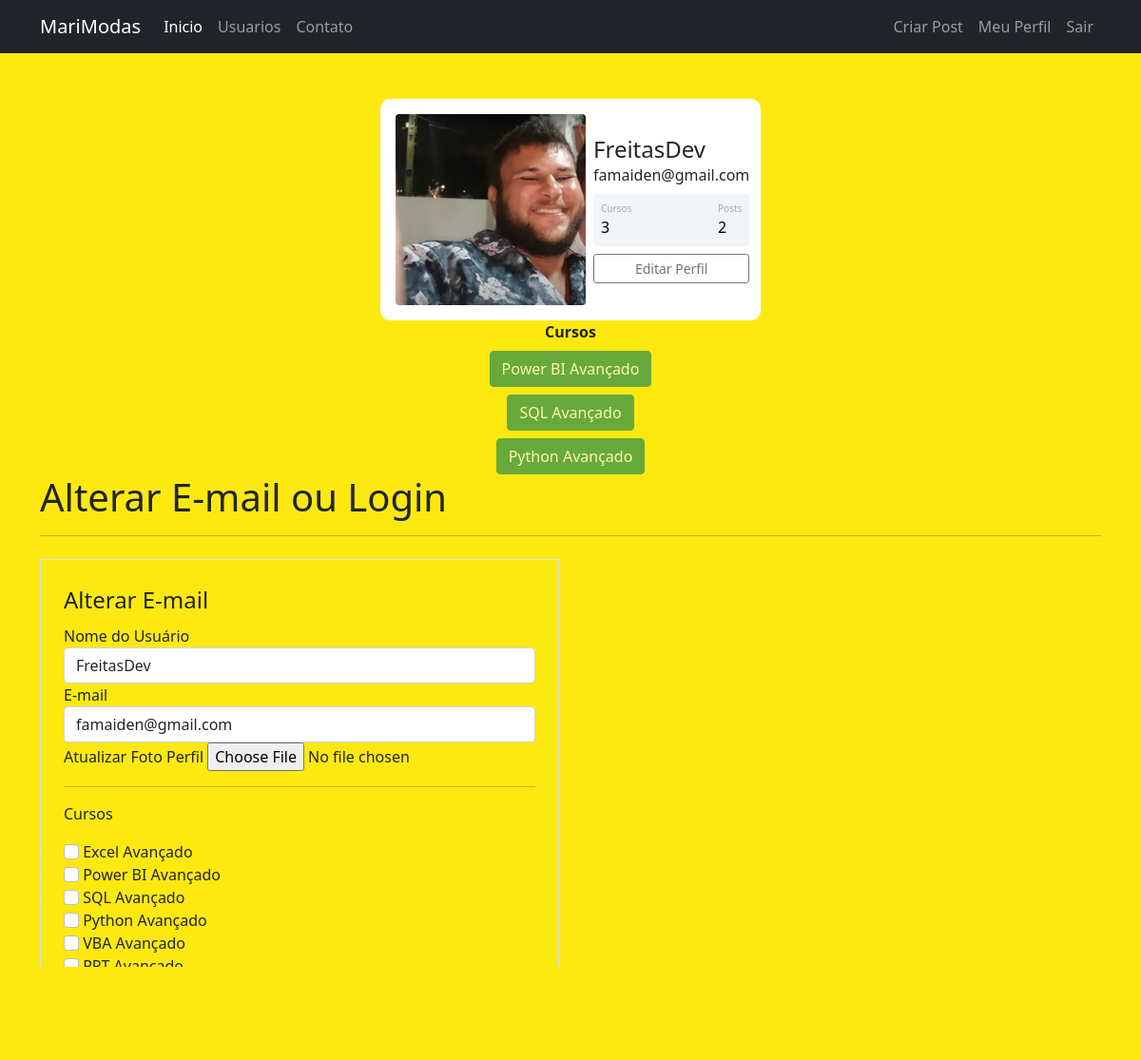
Screenshot of /perfil/editar (signed in) with the database file from the repository.
### paginaunicasite/models.py (models this page shows)
class Usuario(database.Model, UserMixin):
    id = database.Column(database.Integer, primary_key=True)
    username = database.Column(database.String, nullable=False)
    email = database.Column(database.String, nullable=False, unique=True)
    senha = database.Column(database.String, nullable=False)
    foto_perfil = database.Column(database.String, default='default.jpg')
    posts = database.relationship('Post', backref='autor', lazy=True)
    cursos = database.Column(database.String, nullable=False, default='Não Informado')
    def contar_posts(self):
        return len(self.posts)

### paginaunicasite/routes.py (the view)
@app.route('/perfil/editar', methods=['GET', 'POST'])
@login_required
def editar_perfil():
    form = FormEditarPerfil()
    if form.validate_on_submit():
        current_user.email = form.email.data
        current_user.username = form.username.data
        if form.foto_perfil.data:
            nome_imagem = salvar_imagem(form.foto_perfil.data)
            current_user.foto_perfil = nome_imagem
        current_user.cursos = atualizar_cursos(form)
        database.session.commit()
        flash('Perfil Atualizado com Sucesso!', 'alert-success')
        return redirect(url_for('perfil'))
    elif request.method == 'GET':
        form.email.data = current_user.email
        form.username.data = current_user.username
    foto_perfil = url_for('static', filename='fotos_perfil/{}'.format(current_user.foto_perfil))
    return render_template('editarperfil.html', foto_perfil=foto_perfil, form=form)

### paginaunicasite/forms.py (shortened to what this page needs)
class FormEditarPerfil(FlaskForm):
    username = StringField('Nome do Usuário', validators=[DataRequired()])
    email = StringField('E-mail', validators=[DataRequired(), Email()])
    foto_perfil = FileField('Atualizar Foto Perfil', validators=[FileAllowed(['jpg', 'png'])])
    curso_excel = BooleanField('Excel Avançado')
    curso_powerbi = BooleanField('Power BI Avançado')
    curso_sql = BooleanField('SQL Avançado')
    curso_python = BooleanField('Python Avançado')
    curso_vba = BooleanField('VBA Avançado')
    curso_ppt = BooleanField('PPT Avançado')
    botao_submit_editarperfil = SubmitField('Alterar E-Mail')

### paginaunicasite/models.py (called while the page is built)
@login_manager.user_loader
def load_usuario(id_usuario):
    return Usuario.query.get(int(id_usuario))

### paginaunicasite/templates/editarperfil.html (shortened to what this page needs)
{% extends 'perfil.html' %}
{% block form_editar_perfil %}
    <div class="container">
        <h1>Alterar E-mail ou Login</h1>
            <hr>
            <div class="row">
                <div class="col-6">
                    <form method="POST" action="" class="border p-4 mt-2" enctype="multipart/form-data">
                        <legend>Alterar E-mail</legend>
                        <fieldset>
                            <div class="form_group">
                                {{ form.username.label(class="form-control-label") }}
                                {% if form.username.errors %}
                                    {{ form.username(class="form-control is-invalid") }}
                                <div class="invalid-feedback">
                                    {% for erro in form.username.errors %}
                                       {{ erro }}
                                    {% endfor %}
                                </div>
                                {% else %}
                                    {{ form.username(class="form-control") }}
                                {% endif %}
                            </div>
                            <div class="form_group">
                                {{ form.email.label(class="form-control-label") }}
                                {% if form.email.errors %}
                                    {{ form.email(class="form-control is-invalid") }}
                                <div class="invalid-feedback">
                                    {% for erro in form.email.errors %}
                                       {{ erro }}
                                    {% endfor %}
                                </div>
                                {% else %}
                                    {{ form.email(class="form-control") }}
                                {% endif %}
                            </div>
                            <div class="form-group">
                                {{ form.foto_perfil.label }}
                                {{ form.foto_perfil(class="form-control-file") }}
                            </div>
                            <hr>
                            <p>Cursos</p>
                            {% for campo in form %}
                               {% if 'curso_' in campo.name %}
                                  <div class="form_group">
                                        {{ campo(class="form-check-input") }}
                                        {{ campo.label(class="form-check-label") }}
                                  </div>
                               {% endif %}
                            {% endfor %}
                        </fieldset>
                        {{ form.botao_submit_editarperfil(class="btn btn-secondary mt-4") }}
                    </form>
                </div>
            </div>
        </div>
{% endblock %}

### paginaunicasite/templates/perfil.html
{% extends 'base.html' %}
{% block body %}
      <div class="container mt-5 d-flex justify-content-center">
    <div class="card p-3">
            <div class="d-flex align-items-center">
                <div class="image pe-2"> <img src="{{ foto_perfil }}" class="rounded" width="200"> </div>
                <div class="ml-3 w-100">
                    <h4 class="mb-0 mt-0">{{ current_user.username }}</h4> <span>{{ current_user.email }}</span>
                    <div class="p-2 mt-2 bg-primary d-flex justify-content-between rounded text-white stats">
                        {% if 'Não Informado' in current_user.cursos %}
                            <div class="d-flex flex-column"> <span class="articles">Cursos</span> <span class="number1">0</span> </div>
                        {% else %}
                            <div class="d-flex flex-column"> <span class="articles">Cursos</span> <span class="number1">{{ current_user.cursos.count(';') + 1 }}</span> </div>
                        {% endif %}
                        <div class="d-flex flex-column"> <span class="rating">Posts</span> <span class="number3">{{ current_user.contar_posts() }}</span> </div>
                    </div>
                    <div class="button mt-2 d-flex flex-row align-items-center">
                        <a class="w-100" href="{{ url_for('editar_perfil') }}">
                            <button class="btn btn-sm btn-outline-secondary w-100">Editar Perfil</button>
                        </a>
                    </div>
                </div>
            </div>
        </div>
    </div>
    <div class="row justify-content-center">
        <div class="col-3" style="text-align: center">
            <strong>Cursos</strong><br>
            {% for curso in current_user.cursos.split(';') %}
                <button type="button" class="btn btn-success mt-2" disabled> {{ curso }} </button>
            {% endfor %}
        </div>
    </div>
{% block form_editar_perfil %}
{% endblock %}
{% endblock %}

### paginaunicasite/static/main.css (style rules this page uses)
body { background-color: #fde910; border-radius: 10px }
.card { width: 400px; border: none; border-radius: 10px; background-color: #fff }
.stats { background: #f2f5f8 !important; color: #000 !important }
.articles { font-size: 10px; color: #a1aab9 }
.number1 { font-weight: 500 }
.rating { font-size: 10px; color: #a1aab9 }
.number3 { font-weight: 500 }

### rows the page displays
Usuario: username "FreitasDev", email "famaiden@gmail.com", cursos "3"

### other values shown
{{ current_user.contar_posts() }} "2"
{{ curso }} "Power BI Avançado" "SQL Avançado" "Python Avançado"
{{ campo.label(class="form-check-label") }} "Excel Avançado" "Power BI Avançado" "SQL Avançado" "Python Avançado" "VBA Avançado" "PPT Avançado"
